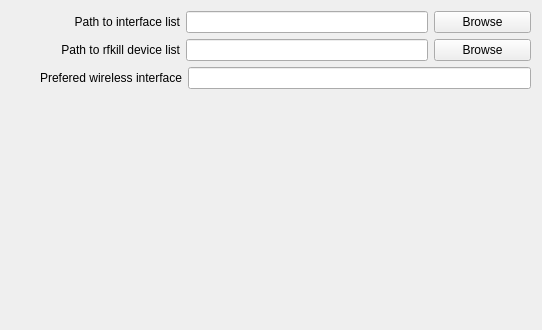
            <widget class="QWidget" name="scrollAreaWidgetContents_other">
             <property name="geometry">
              <rect>
               <x>0</x>
               <y>0</y>
               <width>542</width>
               <height>330</height>
              </rect>
             </property>
             <layout class="QVBoxLayout" name="verticalLayout_11">
              <item>
               <layout class="QHBoxLayout" name="layout_interfacesDir">
                <item>
                 <widget class="QLabel" name="label_interfacesDir">
                  <property name="sizePolicy">
                   <sizepolicy hsizetype="Preferred" vsizetype="Preferred">
                    <horstretch>7</horstretch>
                    <verstretch>0</verstretch>
                   </sizepolicy>
                  </property>
                  <property name="text">
                   <string>Path to interface list</string>
                  </property>
                  <property name="alignment">
                   <set>Qt::AlignRight|Qt::AlignTrailing|Qt::AlignVCenter</set>
                  </property>
                 </widget>
                </item>
                <item>
                 <widget class="QLineEdit" name="lineEdit_interfacesDir">
                  <property name="sizePolicy">
                   <sizepolicy hsizetype="Expanding" vsizetype="Fixed">
                    <horstretch>10</horstretch>
                    <verstretch>0</verstretch>
                   </sizepolicy>
                  </property>
                  <property name="toolTip">
                   <string>Path to directory which contains network devices</string>
                  </property>
                 </widget>
                </item>
                <item>
                 <widget class="QPushButton" name="pushButton_interfacesDir">
                  <property name="sizePolicy">
                   <sizepolicy hsizetype="Minimum" vsizetype="Fixed">
                    <horstretch>4</horstretch>
                    <verstretch>0</verstretch>
                   </sizepolicy>
                  </property>
                  <property name="text">
                   <string>Browse</string>
                  </property>
                 </widget>
                </item>
               </layout>
              </item>
              <item>
               <layout class="QHBoxLayout" name="layout_rfkill">
                <item>
                 <widget class="QLabel" name="label_rfkill">
                  <property name="sizePolicy">
                   <sizepolicy hsizetype="Preferred" vsizetype="Preferred">
                    <horstretch>7</horstretch>
                    <verstretch>0</verstretch>
                   </sizepolicy>
                  </property>
                  <property name="text">
                   <string>Path to rfkill device list</string>
                  </property>
                  <property name="alignment">
                   <set>Qt::AlignRight|Qt::AlignTrailing|Qt::AlignVCenter</set>
                  </property>
                 </widget>
                </item>
                <item>
                 <widget class="QLineEdit" name="lineEdit_rfkill">
                  <property name="sizePolicy">
                   <sizepolicy hsizetype="Expanding" vsizetype="Fixed">
                    <horstretch>10</horstretch>
                    <verstretch>0</verstretch>
                   </sizepolicy>
                  </property>
                  <property name="toolTip">
                   <string>Path to directory which contains rfkill devices</string>
                  </property>
                 </widget>
                </item>
                <item>
                 <widget class="QPushButton" name="pushButton_rfkill">
                  <property name="sizePolicy">
                   <sizepolicy hsizetype="Minimum" vsizetype="Fixed">
                    <horstretch>4</horstretch>
                    <verstretch>0</verstretch>
                   </sizepolicy>
                  </property>
                  <property name="text">
                   <string>Browse</string>
                  </property>
                 </widget>
                </item>
               </layout>
              </item>
              <item>
               <layout class="QHBoxLayout" name="layout_interface">
                <item>
                 <widget class="QLabel" name="label_interface">
                  <property name="sizePolicy">
                   <sizepolicy hsizetype="Preferred" vsizetype="Preferred">
                    <horstretch>7</horstretch>
                    <verstretch>0</verstretch>
                   </sizepolicy>
                  </property>
                  <property name="text">
                   <string>Prefered wireless interface</string>
                  </property>
                  <property name="alignment">
                   <set>Qt::AlignRight|Qt::AlignTrailing|Qt::AlignVCenter</set>
                  </property>
                 </widget>
                </item>
                <item>
                 <widget class="QLineEdit" name="lineEdit_interface">
                  <property name="sizePolicy">
                   <sizepolicy hsizetype="Expanding" vsizetype="Fixed">
                    <horstretch>14</horstretch>
                    <verstretch>0</verstretch>
                   </sizepolicy>
                  </property>
                  <property name="toolTip">
                   <string>Prefered wireless interface</string>
                  </property>
                 </widget>
                </item>
               </layout>
              </item>
              <item>
               <spacer name="spacer_other">
                <property name="orientation">
                 <enum>Qt::Vertical</enum>
                </property>
                <property name="sizeHint" stdset="0">
                 <size>
                  <width>424</width>
                  <height>184</height>
                 </size>
                </property>
               </spacer>
              </item>
             </layout>
            </widget>
